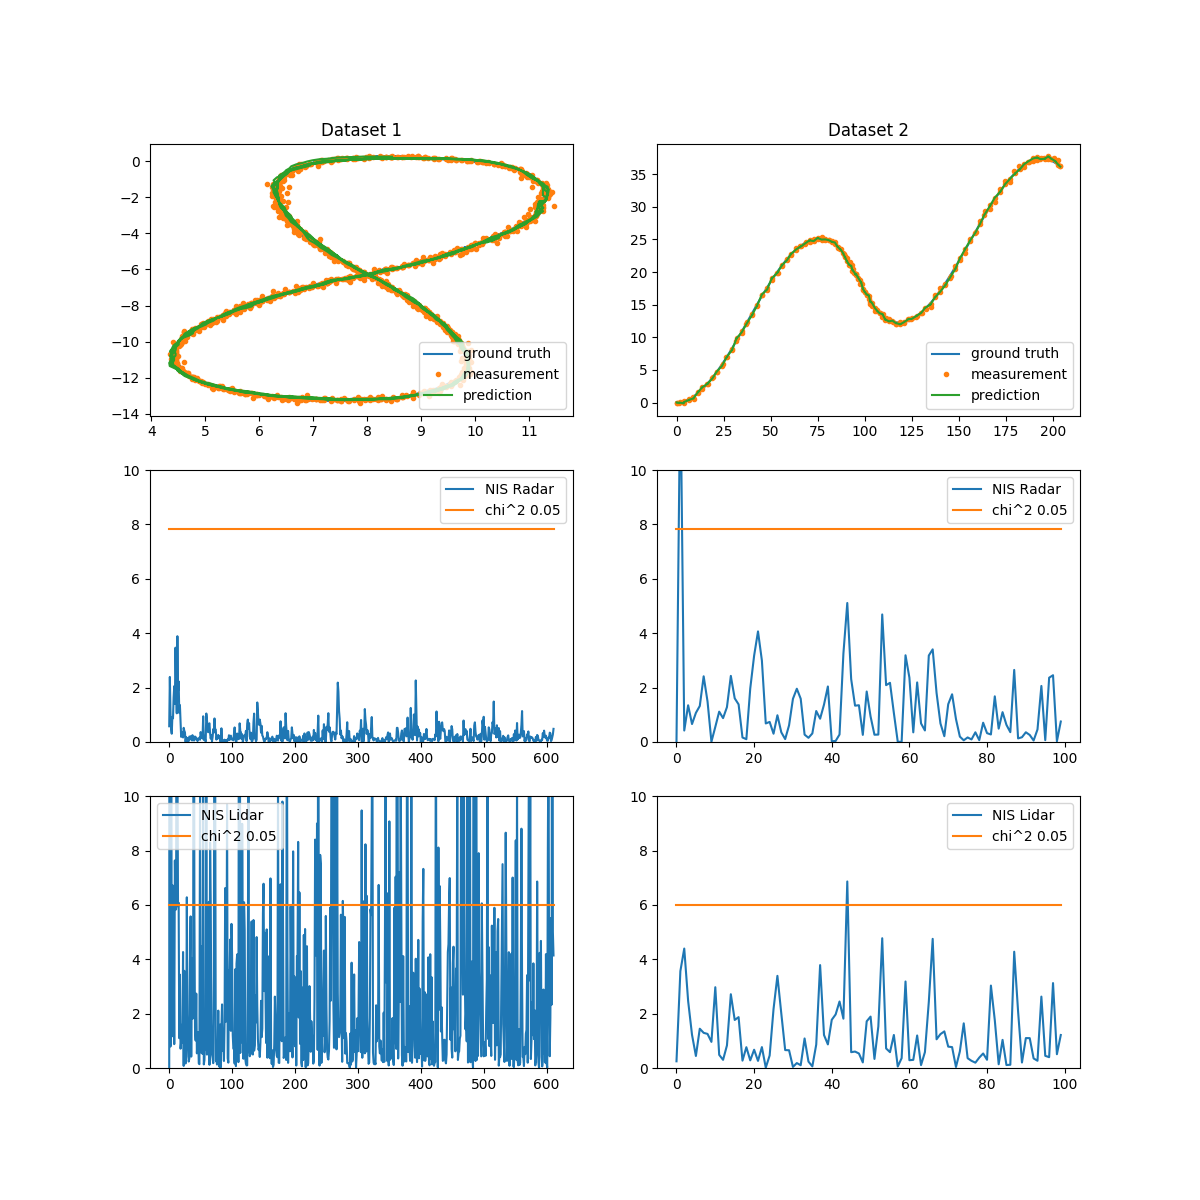

Source code (Python):
import matplotlib.pyplot as plt
import pandas as pd
import numpy as np
from collections import namedtuple

UKFData = namedtuple('UKFData', "pred_x,pred_y,meas_x,meas_y,ground_truth_x,ground_truth_y,nis_lidar,nis_radar")

def read_ukf_data(meas_number):
    output = pd.read_table("output-%d.txt" % meas_number)
    pred_x = output['pred_x']
    pred_y = output['pred_y']
    meas_x = output['meas_x']
    meas_y = output['meas_y']
    ground_truth_x = output['ground_truth_x']
    ground_truth_y = output['ground_truth_y']
    nis_radar = pd.read_table("nis_radar-%d.txt" % meas_number)['NIS_Radar']
    nis_lidar = pd.read_table("nis_lidar-%d.txt" % meas_number)['NIS_Lidar']

    return UKFData(
        pred_x, pred_y,
        meas_x, meas_y,
        ground_truth_x, ground_truth_y,
        nis_radar, nis_lidar)


def plot_ukf_data(meas_number, ax):
    ukf_data = read_ukf_data(meas_number)
    col = meas_number - 1
    ax[0,col].set_title("Dataset %d" % meas_number)
    ax[0,col].plot(ukf_data.ground_truth_x, ukf_data.ground_truth_y, label="ground truth")
    ax[0,col].plot(ukf_data.meas_x, ukf_data.meas_y, ".", label="measurement")
    ax[0,col].plot(ukf_data.pred_x, ukf_data.pred_y, label="prediction")
    ax[0,col].legend(loc="lower right")

    chi_square_radar = 7.815
    x1, x2 = 0, len(ukf_data.nis_radar) - 1
    y = chi_square_radar
    ax[1,col].plot(ukf_data.nis_radar, label="NIS Radar")
    ax[1,col].plot([x1,x2],[y,y], label="chi^2 0.05")
    ax[1,col].legend()
    ax[1,col].set_ylim([0,10])

    chi_square_lidar = 5.991
    x1, x2 = 0, len(ukf_data.nis_lidar) - 1
    y = chi_square_lidar
    ax[2,col].plot(ukf_data.nis_lidar, label="NIS Lidar")
    ax[2,col].plot([x1,x2],[y,y], label="chi^2 0.05")
    ax[2,col].legend()
    ax[2,col].set_ylim([0,10])


fig,ax = plt.subplots(3,2)
fig.set_size_inches(12, 12)
plot_ukf_data(1,ax)
plot_ukf_data(2,ax)

plt.savefig("plot.png")
